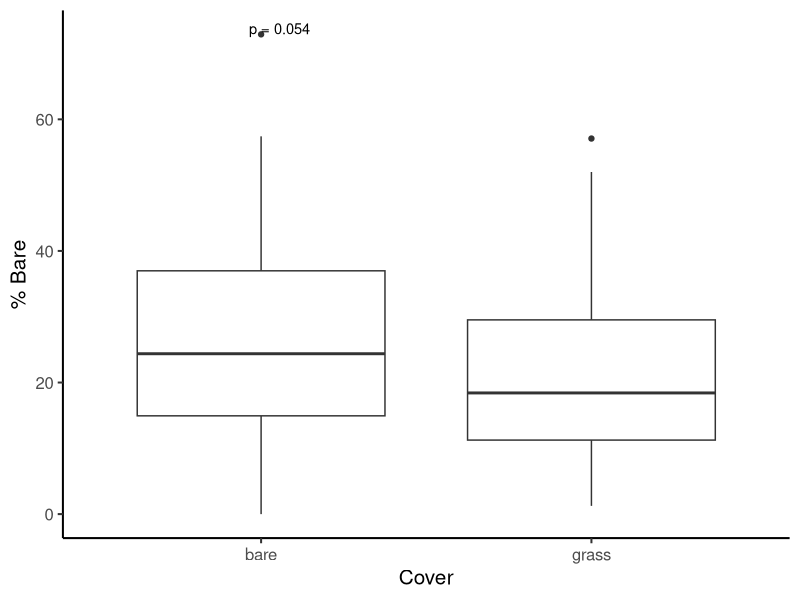
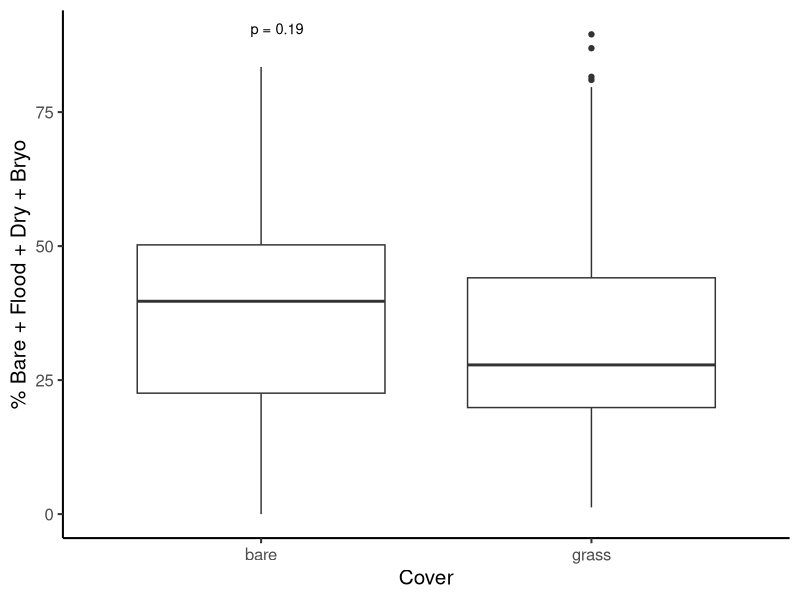
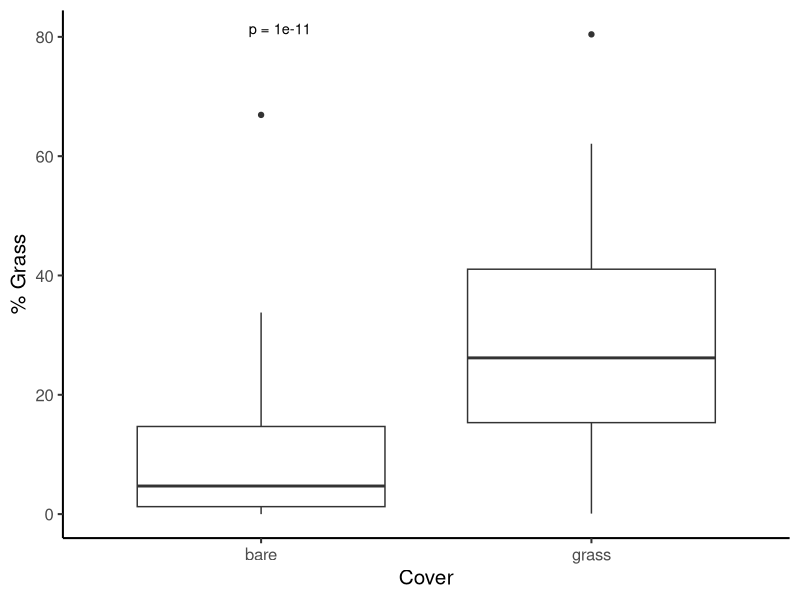
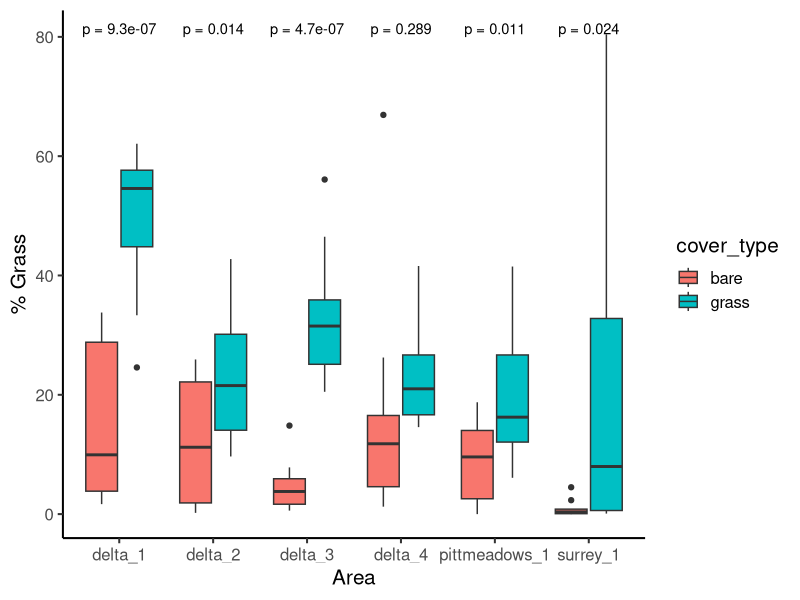
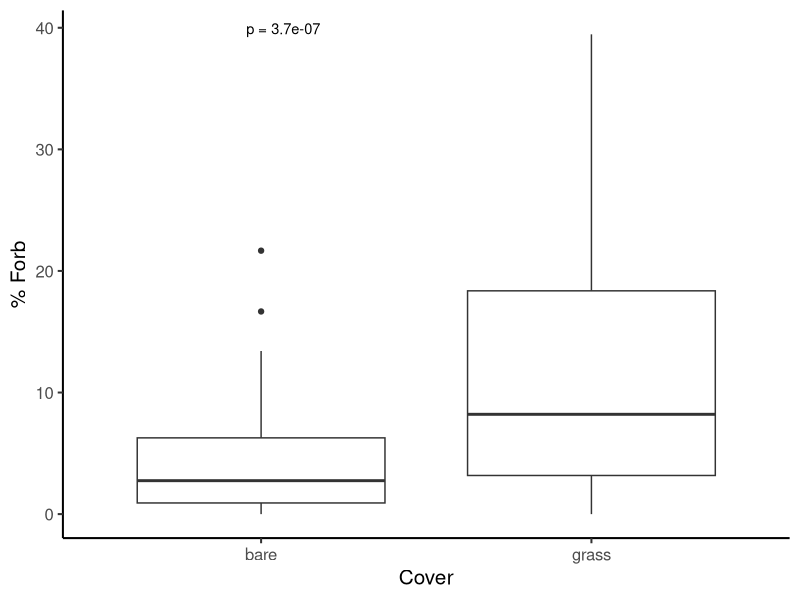
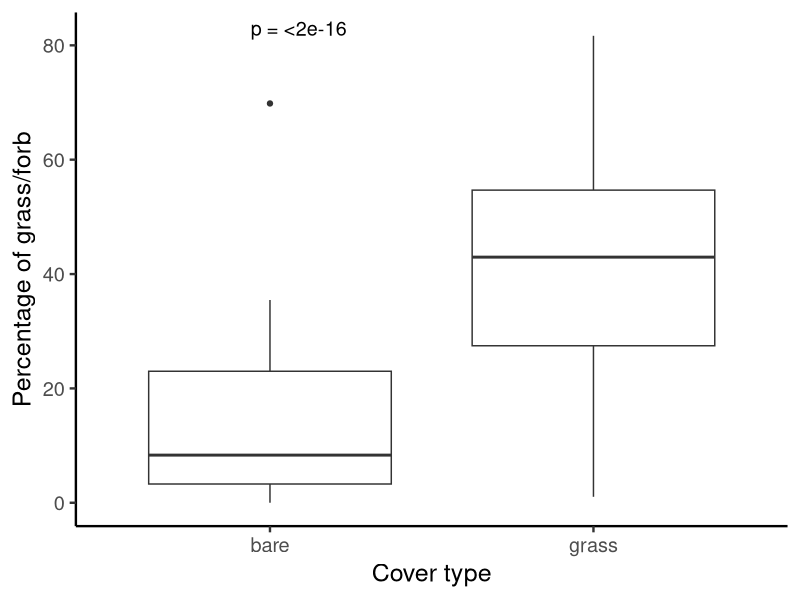
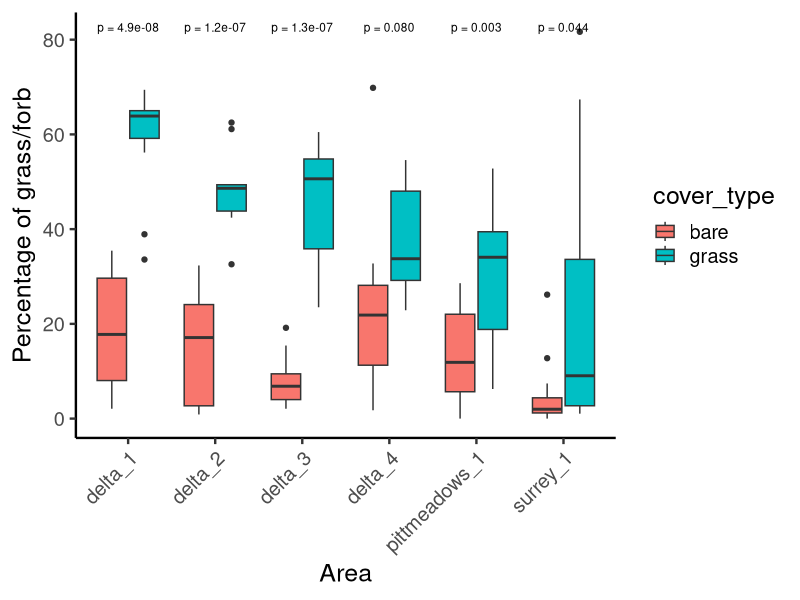
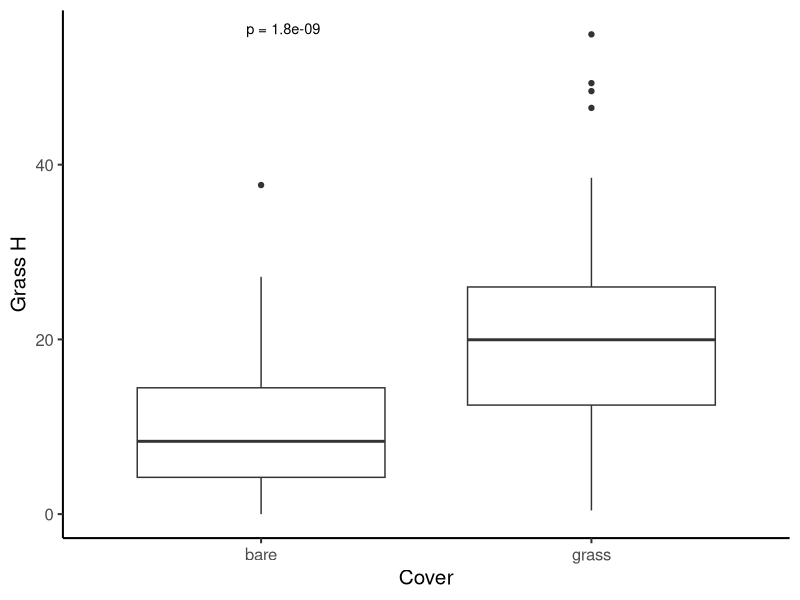

Reproduce these figures in R, in order. (Note: this script raises an error after producing the figures.)
## ---- chunk 1
knitr::opts_chunk$set(echo = TRUE)
knitr::opts_knit$set(root.dir = "~/Library/CloudStorage/OneDrive-UBC/MSc/12_analysis/rodent-bee-blueberry")
## ---- chunk 2
#load packages
library(ggplot2) #for plots
library(dplyr) #for working with dataframes
library(tidyr) #for working with datasets
library(lme4) #for mixed effects models
library(ggpubr) #for adding significance asterisks to graph

#read in data
data <- read.csv("06_cleandata/combined_plot_data.csv")

#check that variables are in appropriate format
str(data)

#change character columns to factors
data <- data %>%
   mutate(
     site_id = as.factor(site_id),
     round = as.factor(round),
     plot_id = as.factor(plot_id),
     bee_date = as.Date(bee_date),
     area = as.factor(area))

#filter data to only include within field data
data <- data %>%
  filter(plot_id != "d")

## ---- chunk 3
ggplot(data, aes(x = cover_type, y = bare_perc)) + 
  geom_boxplot() +
  theme_classic(base_size = 15) +
  xlab("Cover") +
  ylab("% Bare") +
  stat_compare_means(
    method = "t.test",        # or "wilcox.test"
    label = "p.format",       # shows formatted p-value
    size = 3.7,
    vjust = 0
  )

## ---- chunk 4
ggplot(data, aes(x = cover_type, y = bare_flood_dry_bryo_perc)) + 
  geom_boxplot() +
  theme_classic(base_size = 15) +
  xlab("Cover") +
  ylab("% Bare + Flood + Dry + Bryo") +
  stat_compare_means(
    method = "t.test",        # or "wilcox.test"
    label = "p.format",       # shows formatted p-value
    size = 3.7,
    vjust = 0
  )

## ---- chunk 5
ggplot(data, aes(x=cover_type, y = grass_perc)) + 
  geom_boxplot() +
  theme_classic(base_size = 15) +
  xlab("Cover") +
  ylab("% Grass") +
  stat_compare_means(
    method = "t.test",        # or "wilcox.test"
    label = "p.format",       # shows formatted p-value
    size = 3.7,
    vjust = 0
  )
## ---- chunk 6
ggplot(data, aes(x = area, fill=cover_type, y = grass_perc)) + 
  geom_boxplot() +
  theme_classic(base_size = 15) +
  xlab("Area") +
  ylab("% Grass") +
  stat_compare_means(
    method = "t.test",        # or "wilcox.test"
    label = "p.format",       # shows formatted p-value
    size = 3.7,
    vjust = 0
  )
## ---- chunk 7
ggplot(data, aes(x = cover_type, y = forb_perc)) + 
  geom_boxplot() +
  theme_classic(base_size = 15) +
  xlab("Cover") +
  ylab("% Forb") +
  stat_compare_means(
    method = "t.test",        # or "wilcox.test"
    label = "p.format",       # shows formatted p-value
    size = 3.7,
    vjust = 0
  )
## ---- chunk 8
ggplot(data, aes(x = cover_type, y = grass_forb_perc)) + 
  geom_boxplot() +
  theme_classic(base_size = 18) +
  xlab("Cover type") +
  ylab("Percentage of grass/forb") +
  stat_compare_means(
    method = "t.test",        # or "wilcox.test"
    label = "p.format",       # shows formatted p-value
    size = 5,
    vjust = 0
  )
## ---- chunk 9
ggplot(data, aes(x = area, fill = cover_type, y = grass_forb_perc)) + 
  geom_boxplot() +
  theme_classic(base_size = 18) +
  xlab("Area") +
  ylab("Percentage of grass/forb") +
  stat_compare_means(
    method = "t.test",        # or "wilcox.test"
    label = "p.format",       # shows formatted p-value
    size = 3,
    vjust = 0
  ) +
  theme(
    axis.text.x = element_text(angle = 45, hjust = 1)  # diagonal labels
  )
## ---- chunk 10
ggplot(data, aes(x = cover_type, y = grass_h)) + 
  geom_boxplot() +
  theme_classic(base_size = 15) +
  xlab("Cover") +
  ylab("Grass H") +
  stat_compare_means(
    method = "t.test",        # or "wilcox.test"
    label = "p.format",       # shows formatted p-value
    size = 3.7,
    vjust = 0
  )
## ---- chunk 11
ggplot(data, aes(x = cover_type, y = forb_h)) + 
  geom_boxplot() +
  theme_classic(base_size = 15) +
  xlab("Cover") +
  ylab("Forb H") +
  stat_compare_means(
    method = "t.test",        # or "wilcox.test"
    label = "p.format",       # shows formatted p-value
    size = 3.7,
    vjust = 0
  )
## ---- chunk 12
ggplot(data, aes(x = round, fill = cover_type, y = flood_perc)) + 
  geom_boxplot() +
  theme_classic(base_size = 15) +
  xlab("Round") +
  ylab("% Flood") +
  stat_compare_means(
    method = "t.test",        # or "wilcox.test"
    label = "p.format",       # shows formatted p-value
    size = 3.7,
    vjust = 0
  )
## ---- chunk 13
ggplot(data, aes(x=cover_type, y = nest_searching_queens))+ 
  geom_boxplot() +
  theme_classic(base_size = 15)+
  xlab("Cover")+
  ylab("NSQ abundance") +
  stat_compare_means(
    aes(group = cover_type),  # group by field.type
    method = "t.test",  # or "wilcox.test" if you're doing a non-parametric test
    label = "p.format",  # Display p-value 
    size = 3.7  # Adjust this value to make the asterisks larger
    ) 

## ---- chunk 14
ggplot(data, aes(fill=cover_type,x=bee_season_type, y = nest_searching_queens))+ 
  geom_boxplot() +
  theme_classic(base_size = 15)+
  xlab("Season")+
  ylab("NSQ abundance") +
  stat_compare_means(
    aes(group = cover_type),  # group by field.type
    method = "t.test",  # or "wilcox.test" if you're doing a non-parametric test
    label = "p.format",  # Display p-value 
    size = 3.7)  # Adjust this value to make the asterisks larger
## ---- chunk 15
ggplot(data, aes(x=cover_type, y = workers))+ 
  geom_boxplot() +
  theme_classic(base_size = 15)+
  xlab("Cover")+
  ylab("Worker abundance") +
  stat_compare_means(
    aes(group = cover_type),  # group by field.type
    method = "t.test",  # or "wilcox.test" if you're doing a non-parametric test
    label = "p.format",  # Display p-value 
    size = 3.7)  # Adjust this value to make the asterisks larger

## ---- chunk 16
ggplot(data, aes(fill=cover_type,x=bee_season_type, y = workers))+ 
  geom_boxplot() +
  theme_classic(base_size = 15)+
  xlab("Season")+
  ylab("Worker abundance") +
  stat_compare_means(
    aes(group = cover_type),  # group by field.type
    method = "t.test",  # or "wilcox.test" if you're doing a non-parametric test
    label = "p.format",  # Display p-value 
    size = 3.7)  # Adjust this value to make the asterisks larger
## ---- chunk 17
ggplot(data, aes(x=cover_type, y = num_burrows))+ 
  geom_boxplot() +
  theme_classic(base_size = 15)+
  xlab("Cover")+
  ylab("Burrow abundance") +
  stat_compare_means(
    aes(group = cover_type),  # group by field.type
    method = "t.test",  # or "wilcox.test" if you're doing a non-parametric test
    label = "p.format",  # Display p-value 
    size = 3.7)  # Adjust this value to make the asterisks larger
## ---- chunk 18
ggplot(data, aes(x=cover_type, y = num_inactive_burrows))+ 
  geom_boxplot() +
  theme_classic(base_size = 15)+
  xlab("Cover")+
  ylab("Inactive burrow abundance") +
  stat_compare_means(
    aes(group = cover_type),  # group by field.type
    method = "t.test",  # or "wilcox.test" if you're doing a non-parametric test
    label = "p.format",  # Display p-value 
    size = 3.7)  # Adjust this value to make the asterisks larger
## ---- chunk 19
ggplot(data, aes(x=cover_type, y = num_runway_burrows))+ 
  geom_boxplot() +
  theme_classic(base_size = 15)+
  xlab("Cover")+
  ylab("Runway burrow abundance") +
  stat_compare_means(
    aes(group = cover_type),  # group by field.type
    method = "t.test",  # or "wilcox.test" if you're doing a non-parametric test
    label = "p.format",  # Display p-value 
    size = 3.7)  # Adjust this value to make the asterisks larger
## ---- chunk 20
ggplot(data, aes(x=cover_type, y = bombus_floral_abun))+ 
  geom_boxplot() +
  theme_classic(base_size = 15)+
  xlab("Cover")+
  ylab("Bombus-relevant floral abundance") +
  stat_compare_means(
    aes(group = cover_type),  # group by field.type
    method = "t.test",  # or "wilcox.test" if you're doing a non-parametric test
    label = "p.format",  # Display p-value 
    size = 3.7)  # Adjust this value to make the asterisks larger
## ---- chunk 21
ggplot(data, aes(x=cover_type, y = forage_vaco))+ 
  geom_boxplot() +
  theme_classic(base_size = 15)+
  xlab("Cover")+
  ylab("Num foraging on vaco") +
  stat_compare_means(
    aes(group = cover_type),  # group by field.type
    method = "t.test",  # or "wilcox.test" if you're doing a non-parametric test
    label = "p.format",  # Display p-value 
    size = 3.7) # Adjust this value to make the asterisks larger
